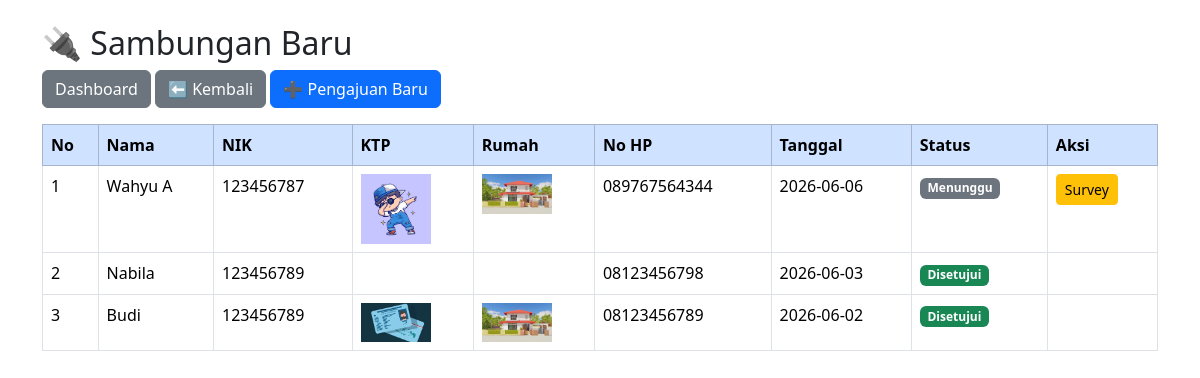
Page /sambungan_baru.php on the committed database.
### tables this page shows
CREATE TABLE `sambungan_baru` (
  `id` int(11) NOT NULL,
  `nama` varchar(100) DEFAULT NULL,
  `nik` varchar(20) DEFAULT NULL,
  `alamat` text DEFAULT NULL,
  `no_hp` varchar(15) DEFAULT NULL,
  `foto_ktp` varchar(255) DEFAULT NULL,
  `foto_rumah` varchar(255) DEFAULT NULL,
  `tanggal_pengajuan` date DEFAULT NULL,
  `status` enum('menunggu','survey','disetujui','ditolak') DEFAULT 'menunggu'
);

### sambungan_baru.php (the view, shortened to what this page needs)
<?php
include "koneksi.php";
$data = mysqli_query($conn,"
SELECT *
FROM sambungan_baru
ORDER BY id DESC
");
?>
<!DOCTYPE html>
<html>
<head>
<link href="https://cdn.jsdelivr.net/npm/bootstrap@5.3.3/dist/css/bootstrap.min.css" rel="stylesheet">
</head>
<body>
<div class="container mt-4">
<h2>🔌 Sambungan Baru</h2>
<div class="mb-3">
<a href="dashboard_petugas.php"
class="btn btn-secondary">
Dashboard
</a>
<a href="dashboard.php"
class="btn btn-secondary">
⬅ Kembali
</a>
<button
class="btn btn-primary"
data-bs-toggle="modal"
data-bs-target="#modalTambah">
➕ Pengajuan Baru
</button>
</div>
<table class="table table-bordered table-hover">
<thead class="table-primary">
<tr>
<th>No</th>
<th>Nama</th>
<th>NIK</th>
<th>KTP</th>
<th>Rumah</th>
<th>No HP</th>
<th>Tanggal</th>
<th>Status</th>
<th>Aksi</th>
</tr>
</thead>
<tbody>
<?php
$no=1;
while($d=mysqli_fetch_assoc($data))
{
?>
<tr>
<td><?= $no++ ?></td>
<td><?= $d['nama'] ?></td>
<td><?= $d['nik'] ?></td>
<td>
<?php if(!empty($d['foto_ktp'])){ ?>
<img
src="assets/upload/<?= $d['foto_ktp']; ?>"
width="70">
<?php } ?>
</td>
<td>
<?php if(!empty($d['foto_rumah'])){ ?>
<img
src="assets/upload/<?= $d['foto_rumah']; ?>"
width="70">
<?php } ?>
</td>
<td><?= $d['no_hp'] ?></td>
<td><?= $d['tanggal_pengajuan'] ?></td>
<td>
<?php
if($d['status']=="menunggu")
{
echo "<span class='badge bg-secondary'>Menunggu</span>";
}
elseif($d['status']=="survey")
{
echo "<span class='badge bg-warning'>Survey</span>";
}
elseif($d['status']=="disetujui")
{
echo "<span class='badge bg-success'>Disetujui</span>";
}
else
{
echo "<span class='badge bg-danger'>Ditolak</span>";
}
?>
</td>
<td>
<?php if($d['status']=="menunggu"){ ?>
<a
href="ubah_sambungan.php?id=<?= $d['id']; ?>&status=survey"
class="btn btn-warning btn-sm">
Survey
</a>
<?php } ?>
</td>
</tr>
<?php } ?>
</tbody>
</table>
</div>
</body>
</html>

### rows in the picture
sambungan_baru: nama "Wahyu A", nik "123456787", foto_ktp (picture), foto_rumah (picture), no_hp "089767564344", tanggal_pengajuan "2026-06-06", status "Menunggu"
sambungan_baru: nama "Nabila", nik "123456789", no_hp "08123456798", tanggal_pengajuan "2026-06-03", status "Disetujui"
sambungan_baru: nama "Budi", nik "123456789", foto_ktp (picture), foto_rumah (picture), no_hp "08123456789", tanggal_pengajuan "2026-06-02", status "Disetujui"
